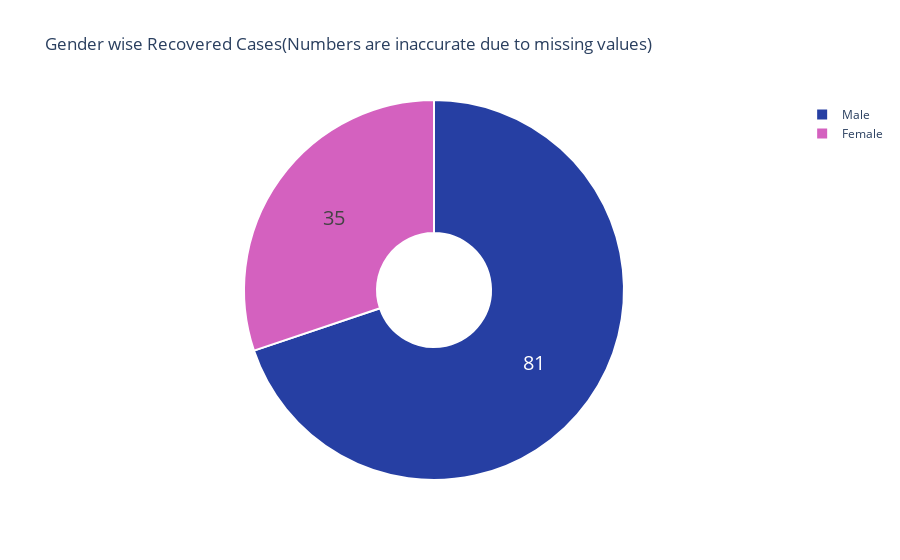

Notebook source saved alongside this figure:
### Code cell
tempr = p_df[['current_status','gender']].dropna()
rcvd = tempr[tempr['current_status'] == 'Recovered']
r_f = len(rcvd[rcvd['gender'] == 'F'])
r_m = len(rcvd[rcvd['gender'] == 'M'])
fig = go.Figure(data=[go.Pie(labels=['Male','Female'],
                             values= [r_m,r_f],hole =.3)])
fig.update_traces(hoverinfo='label+percent', textinfo='value', textfont_size=20,
                  marker=dict(colors=['#263fa3', '#d461bf'], line=dict(color='#FFFFFF', width=2)))
fig.update_layout(title_text='Gender wise Recovered Cases(Numbers are inaccurate due to missing values)',
plot_bgcolor='rgb(275, 270, 273)')
fig.show()

### Figure 1 — Plotly figure (JSON) as saved in the notebook; plotly's stock layout.template omitted (floating-point values rounded to 4 significant figures)
{"data": [{"hole": 0.3, "hoverinfo": "label+percent", "labels": ["Male", "Female"], "marker": {"colors": ["#263fa3", "#d461bf"], "line": {"color": "#FFFFFF", "width": 2}}, "textfont": {"size": 20}, "textinfo": "value", "type": "pie", "values": [81, 35]}], "layout": {"plot_bgcolor": "rgb(275, 270, 273)", "title": {"text": "Gender wise Recovered Cases(Numbers are inaccurate due to missing values)"}}}
